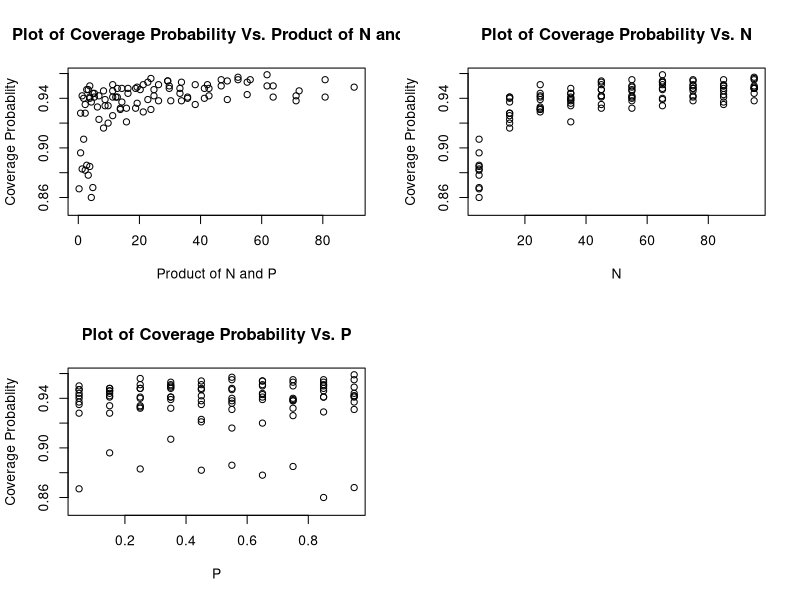

Source code (R):
# Generate N and P
N = seq.int(from = 5, to = 100, by = 10)
P = seq.int(from = 5, to = 95, by = 10) / 100

# Define function to get 95% confidence interval
conf.int = function(N, P) {
  # Get interval with this N and P
  alpha = 0.05
  std.dev = sqrt(P * (1 - P) / N)
  x = rnorm(N, mean = P, sd = std.dev)
  ci = mean(x) + c(-1, 1) * qnorm(1 - alpha / 2) * sd(x) / sqrt(N)
  
  ci
}

# Define function to get coverage probablity
cov.prob = function(N, P) {
  # Simulate 10000 times
  ci.mat = replicate(1000, conf.int(N, P))
  
  # Proportion of times interval is correct
  mean((P >= ci.mat[1,]) * (P <= ci.mat[2,]))
}

# Get all possible combinations of N and P
combinations = expand.grid(N, P)
NP = (combinations$Var1 * combinations$Var2)

# Get coverages for combinations
coverage = apply(combinations, 1, function(x) {cov.prob(x[1], x[2])})

# Plot the coverage against N * P
par(mfrow = c(2, 2))
plot(NP, coverage, ylim = c(0.85, 0.96), xlab = "Product of N and P", ylab = "Coverage Probablity", main = "Plot of Coverage Probability Vs. Product of N and P")

# Plot coverage against N and P
plot(combinations$Var1, coverage, ylim = c(0.85, 0.96), xlab = "N", ylab = "Coverage Probablity", main = "Plot of Coverage Probability Vs. N")
plot(combinations$Var2, coverage, ylim = c(0.85, 0.96), xlab = "P", ylab = "Coverage Probablity", main = "Plot of Coverage Probability Vs. P")